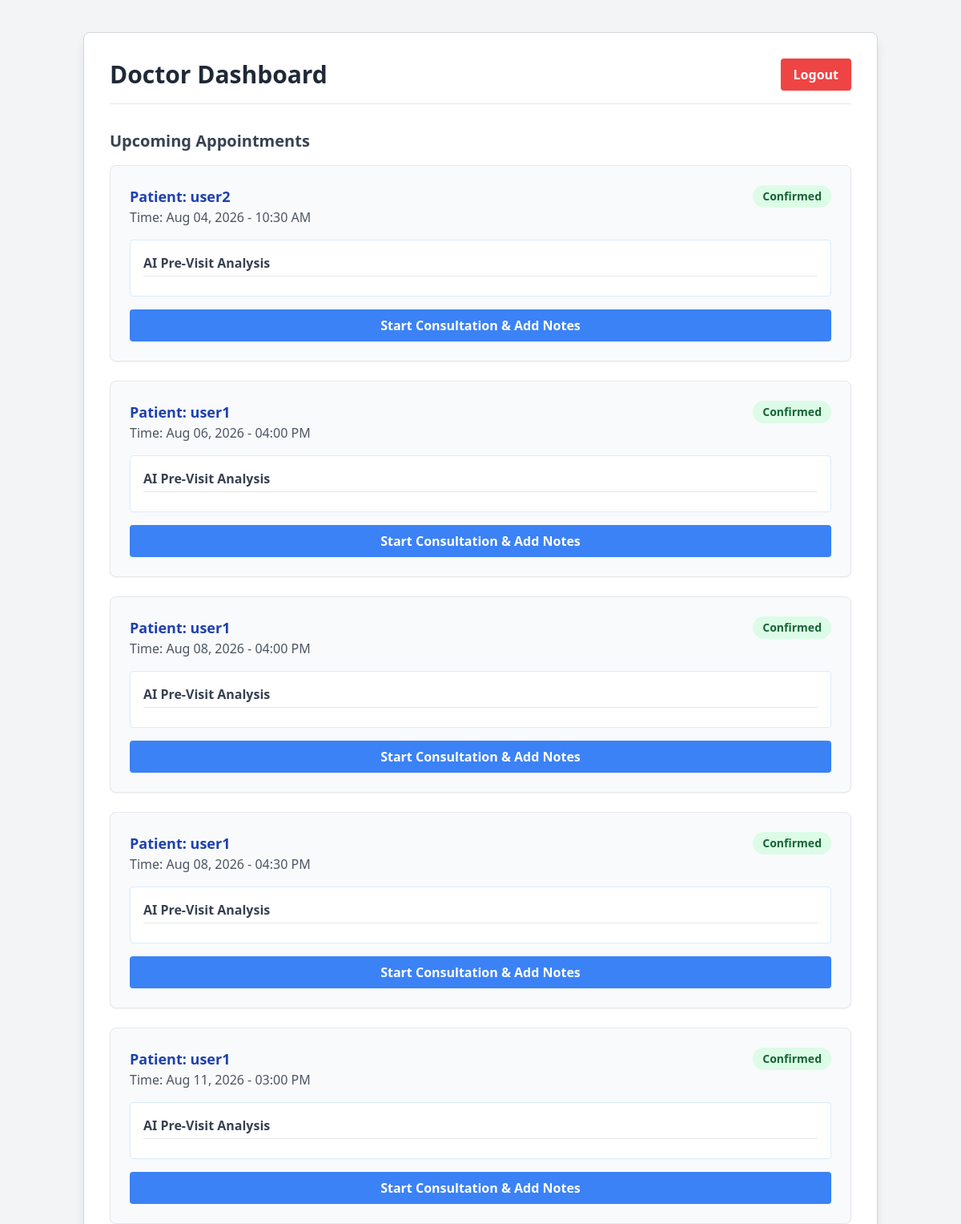
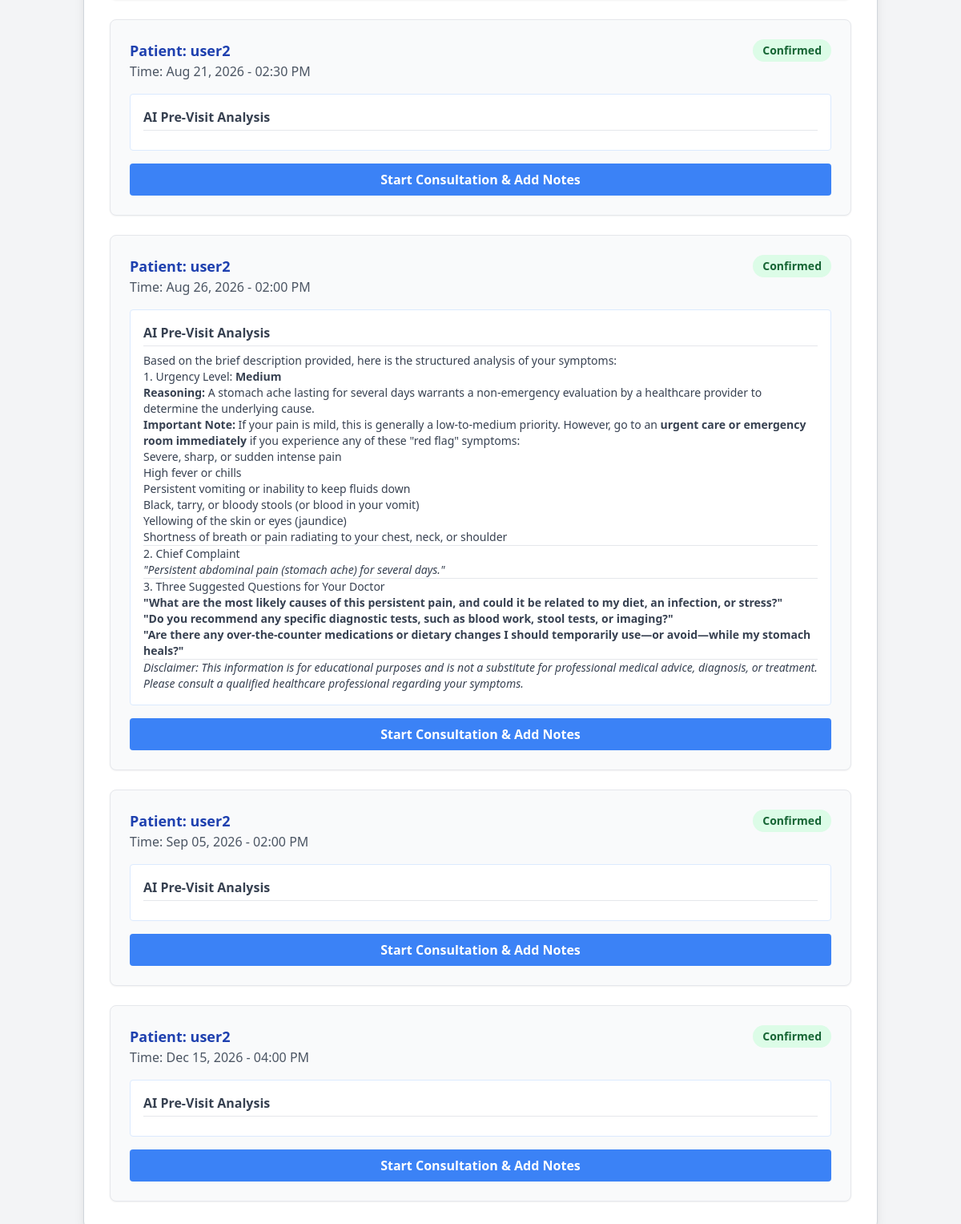
Page /doctor/dashboard (signed in) on the committed database (2 pictures, top to bottom).
### app/models/__init__.py (models this page shows, shortened)
class User(db.Model, UserMixin):
    __tablename__ = 'users'
    id = db.Column(db.Integer, primary_key=True)
    name = db.Column(db.String(100), nullable=False)
    email = db.Column(db.String(120), unique=True, nullable=False)
    password_hash = db.Column(db.String(256), nullable=False)
    role = db.Column(db.String(20), nullable=False) # 'admin', 'doctor', or 'patient'

class Appointment(db.Model):
    __tablename__ = 'appointments'
    id = db.Column(db.Integer, primary_key=True)
    patient_id = db.Column(db.Integer, db.ForeignKey('users.id'), nullable=False)
    doctor_id = db.Column(db.Integer, db.ForeignKey('doctor_profiles.id'), nullable=False)
    start_time = db.Column(db.DateTime, nullable=False)
    end_time = db.Column(db.DateTime, nullable=False)
    status = db.Column(db.String(20), default='held') # held, pending, confirmed, cancelled, completed
    calendar_event_id = db.Column(db.String(100), nullable=True) # For Google Calendar

class PreVisitSummary(db.Model):
    __tablename__ = 'pre_visit_summaries'
    id = db.Column(db.Integer, primary_key=True)
    appointment_id = db.Column(db.Integer, db.ForeignKey('appointments.id'), nullable=False)
    raw_symptoms = db.Column(db.Text, nullable=False)
    ai_summary = db.Column(db.Text, nullable=True) # Stores the LLM output

### app/routes/doctor.py (the view)
@doctor_bp.route('/dashboard')
@login_required
def dashboard():
    if current_user.role != 'doctor':
        flash('Access denied.', 'error')
        return redirect(url_for('auth.login'))
    doctor = DoctorProfile.query.filter_by(user_id=current_user.id).first()
    appointments = Appointment.query.filter(
        Appointment.doctor_id == doctor.id,
        Appointment.status == 'confirmed'
    ).order_by(Appointment.start_time).all()
    appointments_data = []
    for appt in appointments:
        patient = User.query.get(appt.patient_id)
        pre_summary = PreVisitSummary.query.filter_by(appointment_id=appt.id).first()
        appointments_data.append({
            'appointment': appt,
            'patient': patient,
            'pre_summary': pre_summary
        })
    return render_template('doctor_dashboard.html', appointments_data=appointments_data)

### app/__init__.py (called while the page is built)
def create_app():
    app = Flask(__name__)
    app.config['SECRET_KEY'] = os.getenv('SECRET_KEY', 'fallback-secret-key-for-dev')
    app.config['SQLALCHEMY_DATABASE_URI'] = os.getenv('DATABASE_URL', 'sqlite:///healthcare.db')
    app.config['SQLALCHEMY_TRACK_MODIFICATIONS'] = False
    db.init_app(app)
    login_manager.init_app(app)
    from app.routes.auth import auth_bp
    from app.routes.patient import patient_bp
    from app.routes.doctor import doctor_bp
    app.register_blueprint(auth_bp)
    app.register_blueprint(patient_bp)
    app.register_blueprint(doctor_bp)
    from app.models import User
    @login_manager.user_loader
    def load_user(user_id):
        return User.query.get(int(user_id))
    @app.template_filter('markdown')
    def render_markdown(text):
        if text:
            return markdown(text)
        return ""
    return app

### app/templates/doctor_dashboard.html
{% extends "base.html" %}
{% block content %}
<div class="bg-white p-8 border border-gray-300 shadow-lg rounded-lg mt-8">
    <div class="flex justify-between items-center mb-8 border-b pb-4">
        <h2 class="text-3xl font-bold text-gray-800">Doctor Dashboard</h2>
        <a href="{{ url_for('auth.logout') }}" class="bg-red-500 hover:bg-red-600 text-white font-bold py-2 px-4 rounded shadow">
            Logout
        </a>
    </div>
    <h3 class="text-xl font-semibold mb-4 text-gray-700">Upcoming Appointments</h3>
    {% if not appointments_data %}
        <p class="text-gray-500 italic">You have no upcoming appointments.</p>
    {% else %}
        <div class="space-y-6">
            {% for data in appointments_data %}
                <div class="bg-gray-50 p-6 rounded-lg border border-gray-200 shadow-sm">
                    <div class="flex justify-between items-start mb-4">
                        <div>
                            <h4 class="text-lg font-bold text-blue-800">Patient: {{ data.patient.name }}</h4>
                            <p class="text-gray-600 font-medium">Time: {{ data.appointment.start_time.strftime('%b %d, %Y - %I:%M %p') }}</p>
                        </div>
                        <span class="px-3 py-1 bg-green-100 text-green-800 rounded-full text-sm font-semibold">
                            Confirmed
                        </span>
                    </div>
                    {% if data.pre_summary %}
                        <div class="mt-4 bg-white p-4 rounded border border-blue-100">
                            <h5 class="font-bold text-gray-700 mb-2 border-b pb-1">AI Pre-Visit Analysis</h5>
                            <div class="text-gray-700 text-sm prose">{{ data.pre_summary.ai_summary | markdown | safe }}</div>
                        </div>
                    {% else %}
                        <div class="mt-4 bg-white p-4 rounded border border-gray-100">
                            <p class="text-gray-500 italic">No AI summary available.</p>
                        </div>
                    {% endif %}
                    <a href="{{ url_for('doctor.consultation', appointment_id=data.appointment.id) }}" class="block text-center mt-4 bg-blue-500 hover:bg-blue-700 text-white font-bold py-2 px-4 rounded w-full">
                        Start Consultation & Add Notes
                    </a>
                </div>
            {% endfor %}
        </div>
    {% endif %}
</div>
{% endblock %}

### app/templates/base.html (shortened to what this page needs)
<!DOCTYPE html>
<html lang="en">
<head>
    <script src="https://cdn.tailwindcss.com"></script>
</head>
<body class="bg-gray-100 font-sans leading-normal tracking-normal">
    <div class="container mx-auto px-4 mt-10">
        {% block content %}{% endblock %}
    </div>
</body>
</html>

### rows in the picture
User: patient.name "user2" "user2" "user2" "user2" "user2"
Appointment: appointment.start_time "Aug 04, 2026 - 10:30 AM"
User: patient.name "user1" "user1" "user1" "user1"
Appointment: appointment.start_time "Aug 06, 2026 - 04:00 PM"
Appointment: appointment.start_time "Aug 08, 2026 - 04:00 PM"
Appointment: appointment.start_time "Aug 08, 2026 - 04:30 PM"
Appointment: appointment.start_time "Aug 11, 2026 - 03:00 PM"
Appointment: appointment.start_time "Aug 21, 2026 - 02:30 PM"
Appointment: appointment.start_time "Aug 26, 2026 - 02:00 PM"
PreVisitSummary: pre_summary.ai_summary "Based on the brief description provided, here is the structured analysis of your symptoms: 1. Urgency Level: Medium Reasoning: A stomach ache lasting for several days warrants a non-emergency evaluation by a healthcare provider to determine the underlying cause. Important Note: If your pain is mild, this is generally a low-to-medium priority. However, go to an urgent care or emergency room immediately if you experience any of these \"red flag\" symptoms: Severe, sharp, or sudden intense pain High fever or chills Persistent vomiting or inability to keep fluids down Black, tarry, or bloody stools (or blood in your vomit) Yellowing of the skin or eyes (jaundice) Shortness of breath or pain…"
Appointment: appointment.start_time "Sep 05, 2026 - 02:00 PM"
Appointment: appointment.start_time "Dec 15, 2026 - 04:00 PM"
